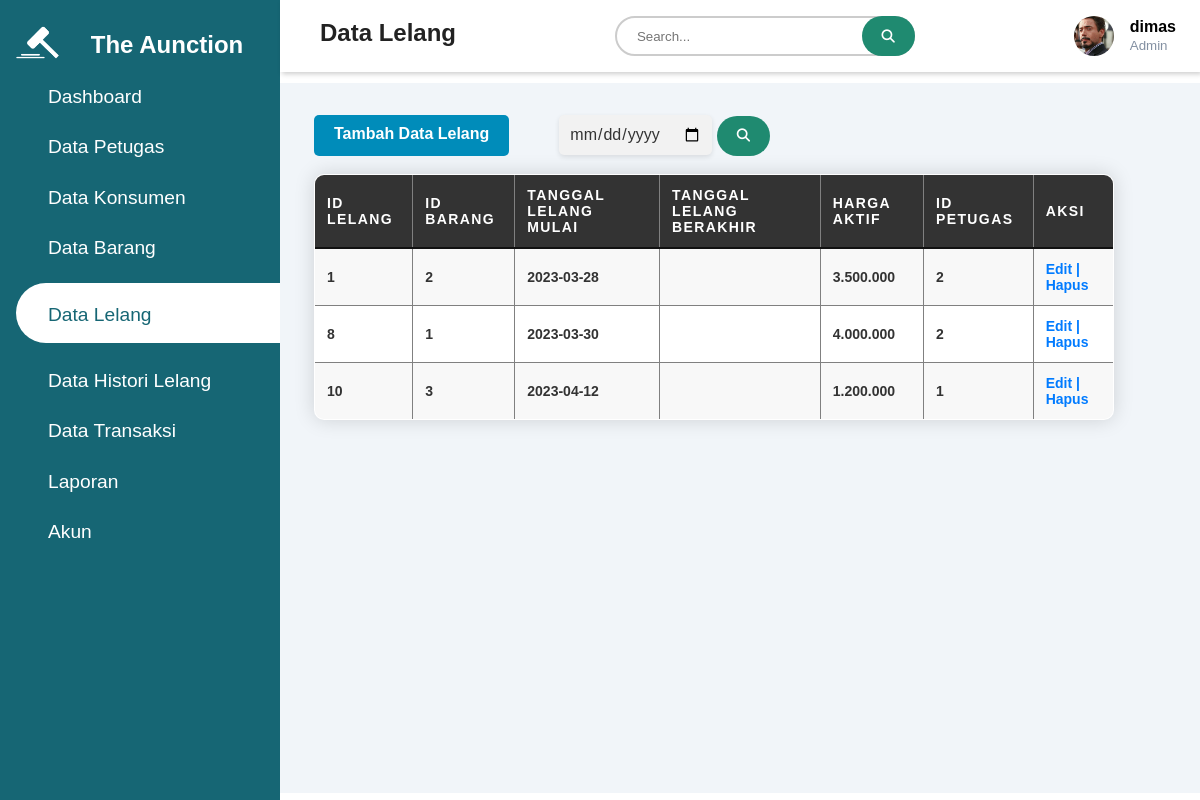
/admin/page/datalelang.php (signed in), run on an earlier commit of the app's database.
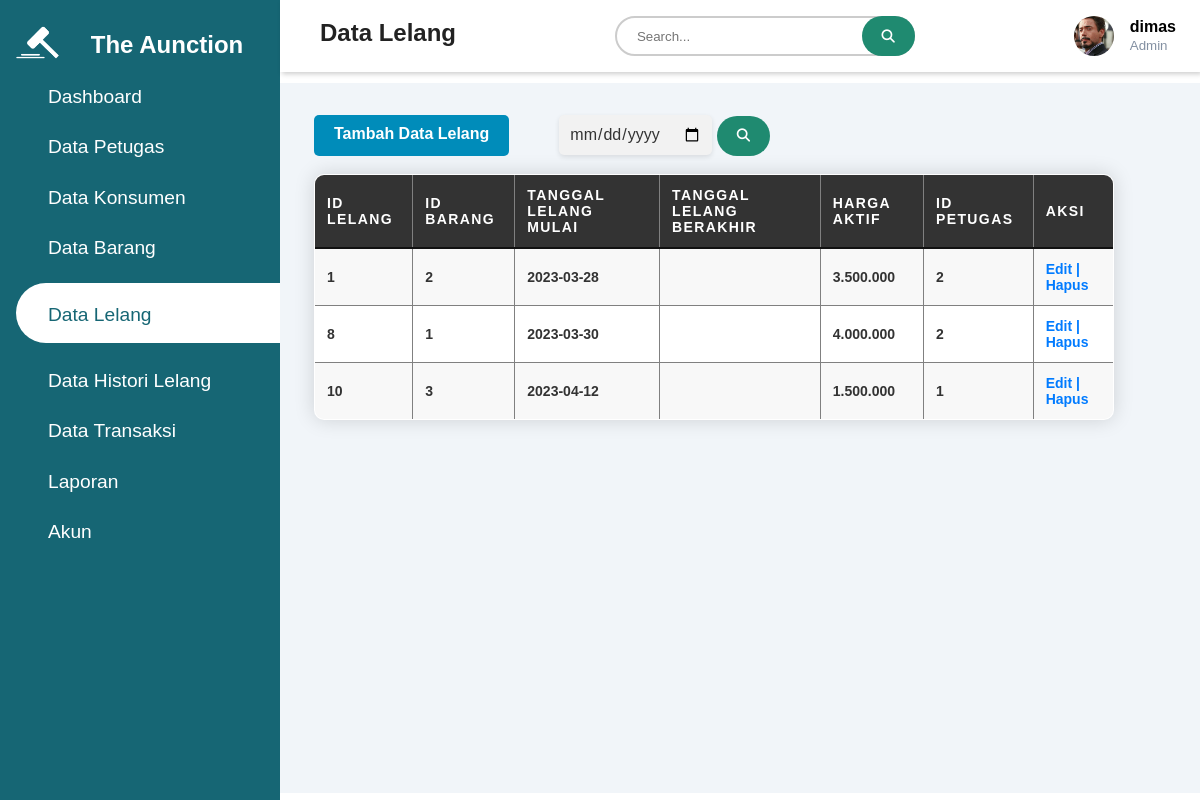
And on a later commit of the database.
### tables this page shows
CREATE TABLE `tlelang` (
  `id_lelang` int(11) NOT NULL,
  `id_barang` int(11) NOT NULL,
  `tgl_lelang` date NOT NULL,
  `harga_aktif` int(20) NOT NULL,
  `id_user` int(11) NOT NULL,
  `id_petugas` int(11) NOT NULL,
  `status` enum('dibuka','ditutup') NOT NULL
);

### admin/page/datalelang.php (the view, shortened to what the changed rows need)
<?php
require '../../php/koneksi.php';
if (isset($_SESSION['login'])) {
    $id_petugas = $_SESSION['id_petugas'];
    $query = "SELECT * FROM tpetugas WHERE id_petugas='$id_petugas'";
    $a = mysqli_query($koneksi, $query);
    $data = mysqli_fetch_array($a);
} else {
    header("location:../../php/page/loginpetugas.php");
}
?>
<!DOCTYPE html>
<html lang="en">
<head>
    <link rel="stylesheet"
        href="https://maxst.icons8.com/vue-static/landings/line-awesome/line-awesome/1.3.0/css/line-awesome.min.css">
    <link rel="stylesheet" href="https://cdnjs.cloudflare.com/ajax/libs/font-awesome/6.4.0/css/all.min.css"
 />
    <link rel="stylesheet" href="../../assets/css/test.css">
</head>
<body>
    <div class="sidebar">
        <div class="sidebar-brand">
            <h1>
                <img src="../../assets/img/LELANG6.png" alt="" width="70px" height="70px">
                <h2>The Aunction</h2>
            </h1>
        </div>
    </div>
    <div class="main-content">
        <header>
            <h2>
                <label for="nav-toggle">
                    <span class="las la-bars"></span>
                </label>
                Data Lelang
            </h2>
        </header>
        <main>
            <br />
            <table border="1">
                <tr>
                    <th>Id Lelang</th>
                    <th>Id Barang</th>
                    <th>Tanggal Lelang Mulai</th>
                    <th>Tanggal Lelang Berakhir</th>
                    <th>Harga Aktif</th>
                    <th>Id Petugas</th>
                    <th>Aksi</th>
                </tr>
                <?php
                include '../../php/koneksi.php';
                if (!isset($_POST['submit-search'])) {
                    $data = mysqli_query($koneksi, "SELECT * FROM tlelang");
                } else if (isset($_POST['submit-search'])) {
                    $key = htmlspecialchars($_POST['search']);
                    $data = mysqli_query($koneksi, "SELECT * FROM tlelang WHERE id_lelang LIKE '%$key%' OR id_barang LIKE '%$key%' OR tgl_lelang LIKE '%$key%' OR harga_aktif LIKE '%$key%' OR id_petugas LIKE '%$key%'");
                }
                while ($d = mysqli_fetch_array($data)) {
                    ?>
                    <tr>
                        <td>
                            <?= $d['id_lelang']; ?>
                        </td>
                        <td>
                            <?= $d['id_barang']; ?>
                        </td>
                        <td>
                            <?= $d['tgl_lelang']; ?>
                        </td>
                        <td>
                        </td>
                        <td>
                            <?= number_format($d['harga_aktif'], 0, ',', '.') ?>
                        </td>
                        <td>
                            <?= $d['id_petugas']; ?>
                        </td>
                        <td>
                            <a href="../crud-page/edit_lelang.php?id_lelang=<?= $d['id_lelang'];
                            ?>">Edit | </a>
                            <a href="../action/aksi_hapus_lelang.php?id_lelang=<?= $d['id_lelang'];
                            ?>" onclick="return confirm('Yakin Ingin Menghapus Data?')">Hapus</a>
                        </td>
                    </tr>
                    <?php
                }
                ?>
            </table>
        </main>
    </div>
</body>
</html>

What changed in the data, as far as the page shows it:
changed tlelang id 10: harga_aktif "1.200.000" → "1.500.000"
